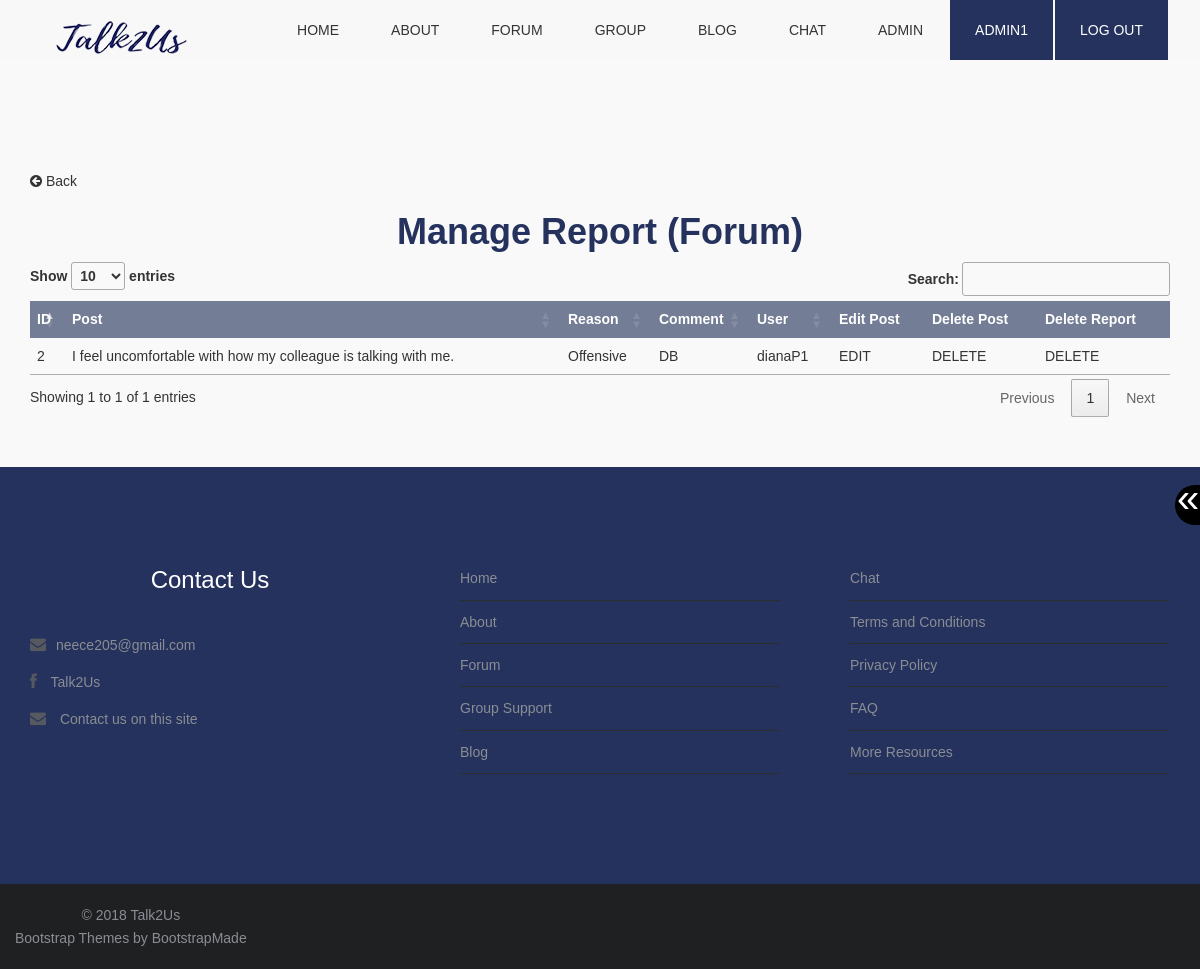
Page /manageReportDB.php (signed in) on the committed database.
### tables this page shows
CREATE TABLE `reportreason` (
  `reasonID` int(10) NOT NULL,
  `reasonType` varchar(255) NOT NULL
);

CREATE TABLE `reportpost` (
  `reportID` int(10) NOT NULL,
  `postID` int(10) NOT NULL
);

CREATE TABLE `forumpost` (
  `postID` int(10) NOT NULL,
  `userID` int(10) NOT NULL,
  `content` varchar(2083) NOT NULL,
  `date` date NOT NULL,
  `time` time NOT NULL,
  `editDate` date DEFAULT NULL,
  `editTime` time DEFAULT NULL,
  `editUserID` int(10) DEFAULT NULL,
  `topicID` int(10) NOT NULL
);

CREATE TABLE `report` (
  `reportID` int(10) NOT NULL,
  `userID` int(10) NOT NULL,
  `reasonID` int(10) NOT NULL,
  `comment` varchar(255) DEFAULT NULL
);

CREATE TABLE `user` (
  `userID` int(10) NOT NULL,
  `username` varchar(50) NOT NULL,
  `usernameGen` varchar(50) NOT NULL,
  `email` varchar(50) NOT NULL,
  `passwordHash` varchar(255) NOT NULL,
  `dob` date NOT NULL,
  `accountID` int(10) NOT NULL,
  `banned` tinyint(1) NOT NULL,
  `verified` tinyint(1) NOT NULL
);

### manageReportDB.php (the view, shortened to what this page needs)
<?php
	require_once("function.php");
	include "database_conn.php";
	if(isset($_SESSION['userID'])){
		$accountID = $_SESSION['role'];
	}
	$sqlRep = "SELECT *
	FROM reportreason JOIN report ON (reportreason.reasonID=report.reasonID)
	JOIN reportpost ON (report.reportID=reportpost.reportID)
	ORDER BY report.reportID";
	$rsRep = mysqli_query($conn,$sqlRep)
	or die(mysqli_error($conn));
	echo makePageStart("Talk2Us - Manage Report(Forum)");
	echo makeNav("");
	echo resizeButtons();
?>
<section class="box">
	<div class="container top-content">
<?php
	if (isset($_SESSION['userID'])){
		if ($accountID == "1") {
			if (mysqli_affected_rows($conn)>0) {
?>
<a href="manageReport.php" class="backButton"><p><i class="fa fa-arrow-circle-left fa-1x"></i> Back</p></a>
	<h1><strong>Manage Report (Forum)</strong></h1>
	<table id="repDBtable">
		<thead>
			<tr>
				<th>ID</th>
				<th>Post</th>
				<th>Reason</th>
				<th>Comment</th>
				<th>User</th>
				<th>Edit Post</th>
				<th>Delete Post</th>
				<th>Delete Report</th>
			</tr>
		</thead>
		<tbody>
<?php
				while($row = mysqli_fetch_assoc($rsRep)){
					$id				= 	$row["reportID"];
					$reason			=	$row["reasonType"];
					$comment		=	$row["comment"];
					$rUserID		=	$row["userID"];
					$postID			=	$row["postID"];
					$sqlUname = "SELECT username
									 FROM user
									  WHERE userID='$rUserID'";
					$rsUname = mysqli_query($conn,$sqlUname)
								  or die(mysqli_error($conn));
					$row = mysqli_fetch_row($rsUname)
							or die(mysqli_error($conn));
					$getUsername = $row[0];
					$sqlB = "SELECT content, topicID
								 FROM forumpost
								 WHERE postID='$postID'";
					$rsB = mysqli_query($conn,$sqlB)
								  or die(mysqli_error($conn));
					$rowB = mysqli_fetch_row($rsB)
							or die(mysqli_error($conn));
					$getPost = $rowB[0];
					echo "<tr>";
					echo "<td>$id</td>";
					echo "<td>$getPost</td>";
					echo "<td>$reason</td>";
					echo "<td>$comment</td>";
					echo "<td>$getUsername</td>";
					echo "<td><a href=\"editRepDB.php?postid=$postID\">EDIT</a></td>";
					echo "<td><a onClick=\"javascript: return confirm(' Are you sure you want to delete this post: $getPost?');\" href=\"deleteDBPost.php?postid=$postID\">DELETE</a></td>";
					echo "<td><a onClick=\"javascript: return confirm(' Are you sure you want to delete the report for?: $getPost');\" href=\"deleteReportDB.php?reportid=$id\">DELETE</a></td>";
					echo "</tr>";
				}
				echo"</tbody>";
				echo"</table>";
			} else {
				echo noexist("forum post reports");
				echo "<a href=\"manageReport.php\"><p>Return to manage reports</p></a>";
				echo "<a href=\"admin.php\"><p>Return to admin page</p></a>";
			}
		} else {
			echo wronglog("Admins");
		}
	} else {
		echo nolog();
	}
?>
</div>
</section>
<?php
	echo makeFooter();
?>

### css/style.css (style rules this page uses)
body { font-family: Arial, Helvetica, sans-serif; font-size:14px; font-weight:300; line-height:1.6em; color:#333; background-color:#fff; }
h1 { text-align:center; color: #24325D; }
p { color:#333; }
a { text-decoration:none; transition: all 0.1s ease-in-out; -moz-transition: all 0.1s ease-in-out; -webkit-transition: all 0.1s ease-in-out; -o-transition: all 0.1s ease-in-out; outline: none; color:#333; }
section.box { background-color:#f9f9f9; text-align:left; padding-top:50px; padding-bottom:50px; }
.inner-footer ul li,a { list-style:none; }
.top-content { margin-top: 120px !important; }
#submitblogtable td,th, #adminTable td,th,#userTable td,th,#contactTable td,th,#faqtable td,th,#faqquestable td,th, #dbCattable td,th , #applytable td,th , #postblogtable td,th , #submitblogtable td,th , #postblogcattable td,th , #repBlogtable td,th, #dbtopictable td,th, #groupmemtable td,th , #grouptable td,th,#repDBtable td,th,#repGStable td,th,#repChattable td,th { border-style: none !important; padding:0.5em !important; font-family: Arial, Helvetica, sans-serif !important; }
#submitblogtable th, #adminTable th,#userTable th,#contactTable th,#faqtable th,#faqquestable th,#dbCattable th,#applytable th,#postblogtable th,#submitblogtable th ,#postblogcattable th,#repBlogtable th,#dbtopictable th ,#groupmemtable th,#grouptable th,#repDBtable th,#repGStable th,#repChattable th { background-color: #737D96 !important; color: #FFFFFF !important; }
#submitblogtable thead, #adminTable thead,#userTable thead,#contactTable thead,#faqtable thead,#faqquestable thead ,#dbCattable thead ,#applytable thead,#postblogtable thead,#submitblogtable thead ,#postblogcattable thead ,#repBlogtable thead,#dbtopictable thead,#groupmemtable thead,#grouptable thead,#repDBtable thead,#repGStable thead,#repChattable thead { background-color: #737D96 !important; color: #FFFFFF !important; }
.backButton { cursor: pointer; }

### rows in the picture
reportreason: reportpost.reportID "2", forumpost.content "I feel uncomfortable with how my colleague is talking with me.", reasonType "Offensive", report.comment "DB", user.username "dianaP1"

### other values in the picture
$_SESSION['username'] "ADMIN1"
